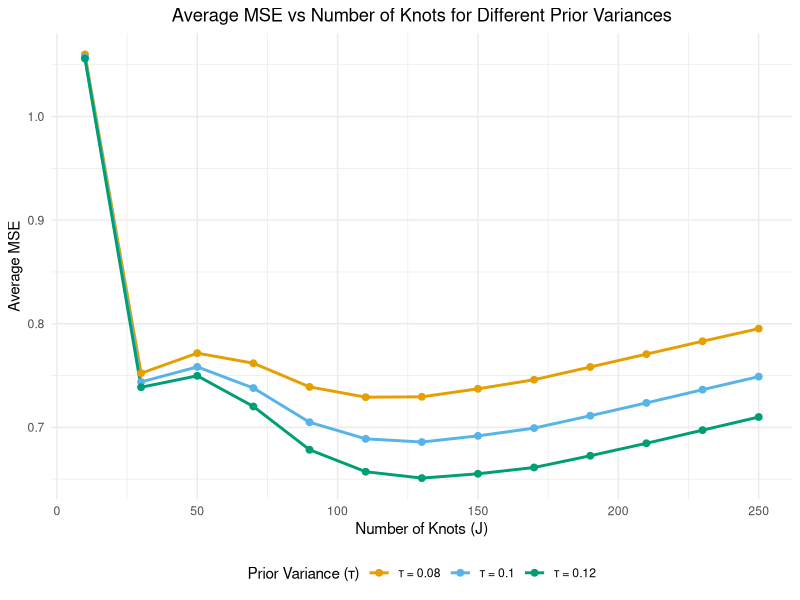

Recreate this plot in R. (Note: this script raises an error after producing the figure.)
set.seed(123)

library(splines)
library(MLmetrics)
library(ggplot2)

# Simulation parameters
n <- 1000
Sp_order <- 3
x <- seq(0, 1, length.out = n)
tau_values <- c(0.08, 0.1, 0.12)
J_values <- seq(10, 260, by = 20)
num_seeds <- 1

a1 <- 0.8
a2 <- 8

s <- function(m,x) {
  sum(a1^(seq(m))*cos(a2^seq(10)*pi*x))
}

z <- vector()
for (j in 1:n) {
  z[j] <- s(1000, j / n)
}

sd <- 1
sigma_sq <- sd^2

# Precompute basis matrices for all J values
B_list <- lapply(J_values, function(j) {
  knots <- c(-0.0002, -0.0001, seq(0, 1, length.out = j - 4), 1.0001, 1.0002)
  splineDesign(knots, x, ord = Sp_order, outer.ok = TRUE, sparse = FALSE)
})

# Initialize storage
results <- list()
random_seeds <- sample(0:2000, num_seeds)

# Main simulation loop
for (tau in tau_values) {
  tau_sq <- tau  # Using τ directly for clarity
  MSE_matrix <- matrix(0, nrow = num_seeds, ncol = length(J_values))
  
  for (i in 1:num_seeds) {
    set.seed(random_seeds[i])
    y <- z + rnorm(n, 0, sd)
    
    for (j in seq_along(J_values)) {
      B <- B_list[[j]]
      p <- ncol(B)
      
      # Bayesian linear regression computation
      precision_matrix <- (1/tau_sq) * diag(p) + (1/sigma_sq) * crossprod(B)
      theta <- solve(precision_matrix, (1/sigma_sq) * crossprod(B, y))
      
      MSE_matrix[i, j] <- MSE(z, B %*% theta)
    }
  }
  
  # Store results with clear labeling
  results[[paste0("tau_", tau)]] <- data.frame(
    J = J_values,
    Avg_MSE = colMeans(MSE_matrix),
    Tau = factor(paste("τ =", tau), 
                 levels = paste("τ =", tau_values))
  )  # Added closing ) for data.frame and factor
}  # Closing bracket for tau loop

# Combine all results
plot_data <- do.call(rbind, results)

# Create visualization
ggplot(plot_data, aes(x = J, y = Avg_MSE, color = Tau)) +
  geom_line(size = 1) +
  geom_point(size = 2) +
  labs(title = "Average MSE vs Number of Knots for Different Prior Variances",
       x = "Number of Knots (J)",
       y = "Average MSE",
       color = "Prior Variance (τ)") +
  theme_minimal() +
  scale_color_manual(values = c("#E69F00", "#56B4E9", "#009E73")) +
  theme(legend.position = "bottom",
        plot.title = element_text(hjust = 0.5))

num_Hs_seeds <- 1
Hs_seeds <- sample(0:2000, num_Hs_seeds)  # Generate 10 different seeds

# Initialize storage for Horseshoe results
Hs_MSE_matrix <- matrix(0, nrow = num_Hs_seeds, ncol = length(J_values))

# Loop over seeds and J values
for (s in 1:num_Hs_seeds) {
  set.seed(Hs_seeds[s])  # Set seed for this iteration
  y <- z + rnorm(n, 0, sd)  # Generate new noisy observations
  
  for (j in seq_along(J_values)) {
    J <- J_values[j]  # Get current J
    
    # Construct B-spline basis matrix
    knots <- c(-0.0002, -0.0001, seq(0, 1, length.out = J - 4), 1.0001, 1.0002)
    B <- splineDesign(knots, x, ord = Sp_order, outer.ok = TRUE, sparse = TRUE)
    
    # Run Horseshoe prior regression
    Hs1 <- horseshoesp(y, B, method.tau = "halfCauchy", 
                       Sigma2 = sigma_sq, tau = 1,
                       method.sigma = "fixed", burn = 1000, nmc = 5000, thin = 1, alpha = 0.05)
    
    # Extract estimated coefficients
    beta_hat1 <- as.vector(unlist(Hs1[1])) 
    
    # Compute MSE for Horseshoe model
    Hs_MSE_matrix[s, j] <- MSE(z, as.numeric(B %*% beta_hat1))
  }
}

# Compute average MSE across 10 seeds
Hs_MSE_avg <- colMeans(Hs_MSE_matrix)

# Create data frame for Horseshoe results
hs_results <- data.frame(
  J = J_values,
  Avg_MSE = Hs_MSE_avg,
  Tau = factor("Horseshoe Prior")
)

# Combine all results
plot_data <- rbind(plot_data, hs_results)

# Plot the results
ggplot(plot_data, aes(x = J, y = Avg_MSE, color = Tau)) +
  geom_line(size = 1) +
  geom_point(size = 2) +
  labs(title = "MSE vs Number of Knots (J) for Different Priors",
       x = "Number of Knots (J)",
       y = "MSE",
       color = "Prior Type") +
  theme_minimal() +
  scale_color_manual(values = c("#E69F00", "#56B4E9", "#009E73", "black")) +  # Black for HS prior
  theme(legend.position = "bottom",
        plot.title = element_text(hjust = 0.5))
